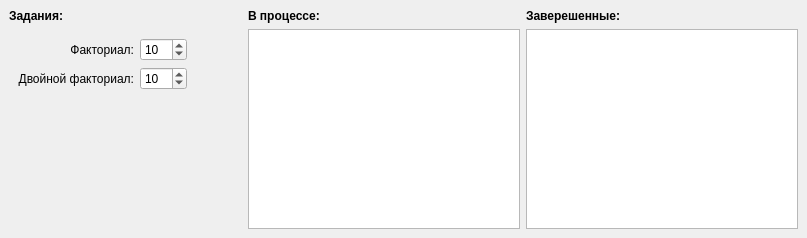
<?xml version="1.0" encoding="UTF-8"?>
<ui version="4.0">
 <class>MainWindow</class>
 <widget class="QMainWindow" name="MainWindow">
  <property name="geometry">
   <rect>
    <x>0</x>
    <y>0</y>
    <width>807</width>
    <height>238</height>
   </rect>
  </property>
  <property name="windowTitle">
   <string>MainWindow</string>
  </property>
  <widget class="QWidget" name="centralwidget">
   <layout class="QGridLayout" name="centralLayout">
    <item row="1" column="1">
     <widget class="QListView" name="runningListView"/>
    </item>
    <item row="1" column="0">
     <widget class="QWidget" name="prepareWidget" native="true">
      <layout class="QGridLayout" name="prepareLayout">
       <item row="0" column="0">
        <widget class="QLabel" name="factorialLabel">
         <property name="text">
          <string>Факториал:</string>
         </property>
         <property name="alignment">
          <set>Qt::AlignRight|Qt::AlignTrailing|Qt::AlignVCenter</set>
         </property>
        </widget>
       </item>
       <item row="1" column="0">
        <widget class="QLabel" name="factorialDoubleLabel">
         <property name="text">
          <string>Двойной факториал:</string>
         </property>
         <property name="alignment">
          <set>Qt::AlignRight|Qt::AlignTrailing|Qt::AlignVCenter</set>
         </property>
        </widget>
       </item>
       <item row="0" column="1">
        <widget class="QSpinBox" name="factorialLimit">
         <property name="minimum">
          <number>1</number>
         </property>
         <property name="maximum">
          <number>100</number>
         </property>
         <property name="value">
          <number>10</number>
         </property>
        </widget>
       </item>
       <item row="1" column="1">
        <widget class="QSpinBox" name="factorialDoubleLimit">
         <property name="minimum">
          <number>1</number>
         </property>
         <property name="maximum">
          <number>100</number>
         </property>
         <property name="value">
          <number>10</number>
         </property>
        </widget>
       </item>
       <item row="2" column="0" colspan="3">
        <spacer name="prepareVSpacer">
         <property name="orientation">
          <enum>Qt::Vertical</enum>
         </property>
         <property name="sizeHint" stdset="0">
          <size>
           <width>20</width>
           <height>40</height>
          </size>
         </property>
        </spacer>
       </item>
       <item row="0" column="2">
        <widget class="QPushButton" name="factorialAdd">
         <property name="text">
          <string/>
         </property>
         <property name="icon">
          <iconset resource="res.qrc">
           <normaloff>:/icons/right-arrow.png</normaloff>:/icons/right-arrow.png</iconset>
         </property>
         <property name="flat">
          <bool>true</bool>
         </property>
        </widget>
       </item>
       <item row="1" column="2">
        <widget class="QPushButton" name="factorialDoubleAdd">
         <property name="text">
          <string/>
         </property>
         <property name="icon">
          <iconset resource="res.qrc">
           <normaloff>:/icons/right-arrow.png</normaloff>:/icons/right-arrow.png</iconset>
         </property>
         <property name="flat">
          <bool>true</bool>
         </property>
        </widget>
       </item>
      </layout>
     </widget>
    </item>
    <item row="1" column="2">
     <widget class="QListView" name="finishedListView"/>
    </item>
    <item row="0" column="1">
     <widget class="QLabel" name="runningLabel">
      <property name="font">
       <font>
        <weight>75</weight>
        <bold>true</bold>
       </font>
      </property>
      <property name="text">
       <string>В процессе:</string>
      </property>
     </widget>
    </item>
    <item row="0" column="0">
     <widget class="QLabel" name="prepareLabel">
      <property name="font">
       <font>
        <weight>75</weight>
        <bold>true</bold>
       </font>
      </property>
      <property name="text">
       <string>Задания:</string>
      </property>
     </widget>
    </item>
    <item row="0" column="2">
     <widget class="QLabel" name="finishedLabel">
      <property name="font">
       <font>
        <weight>75</weight>
        <bold>true</bold>
       </font>
      </property>
      <property name="text">
       <string>Заверешенные:</string>
      </property>
     </widget>
    </item>
   </layout>
  </widget>
 </widget>
 <resources>
  <include location="res.qrc"/>
 </resources>
 <connections/>
</ui>
